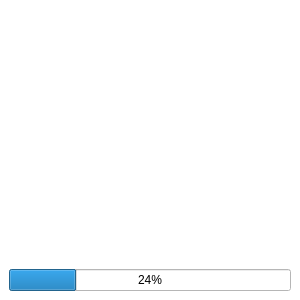
<?xml version="1.0" encoding="UTF-8"?>
<ui version="4.0">
 <class>MainWindow</class>
 <widget class="QMainWindow" name="MainWindow">
  <property name="geometry">
   <rect>
    <x>0</x>
    <y>0</y>
    <width>300</width>
    <height>300</height>
   </rect>
  </property>
  <property name="windowTitle">
   <string>MainWindow</string>
  </property>
  <property name="styleSheet">
   <string notr="true">background-color: rgb(255, 255, 255);</string>
  </property>
  <widget class="QWidget" name="centralwidget">
   <layout class="QGridLayout" name="gridLayout">
    <item row="0" column="0">
     <widget class="QLabel" name="label">
      <property name="sizePolicy">
       <sizepolicy hsizetype="Expanding" vsizetype="Expanding">
        <horstretch>0</horstretch>
        <verstretch>0</verstretch>
       </sizepolicy>
      </property>
      <property name="text">
       <string/>
      </property>
      <property name="pixmap">
       <pixmap>images/logbookLogoPlaceholder.jpg</pixmap>
      </property>
      <property name="scaledContents">
       <bool>false</bool>
      </property>
      <property name="alignment">
       <set>Qt::AlignCenter</set>
      </property>
     </widget>
    </item>
    <item row="1" column="0">
     <widget class="QProgressBar" name="progressBar">
      <property name="value">
       <number>24</number>
      </property>
      <property name="textVisible">
       <bool>true</bool>
      </property>
      <property name="invertedAppearance">
       <bool>false</bool>
      </property>
     </widget>
    </item>
   </layout>
  </widget>
 </widget>
 <resources/>
 <connections/>
</ui>
